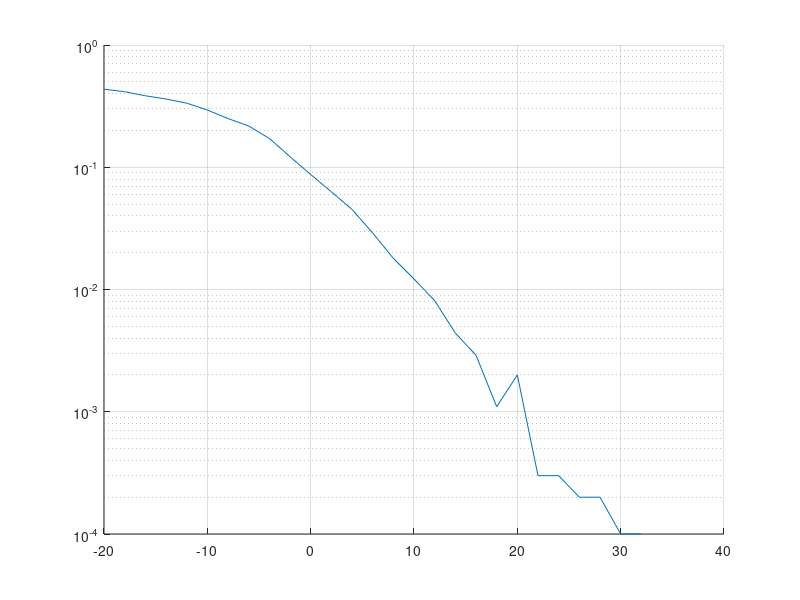

Reproduce this figure in MATLAB.
N=10000; 
snr =-20:2:40;
data=randn(1,N)>=0; 
info = 2*data-1;
time=0:1:N*1-1;
bitstream_transmit=zeros(1,N);
P=2;
for k=1:N
    if(info(k)==1)
        bitstream_transmit(k)=-sqrt(P);
    else
        bitstream_transmit(k)=sqrt(P);
    end
end

%plot(time,data)

error=[]
for i=snr
    h=sqrt(P)*abs(randn(1,N)+j*randn(1,N));
%     norm(h)
%     abs(h)
    snr__ = 10^(i/10);
    std = sqrt(P/snr__);
    n=(std)*randn(1,N);
    channel=bitstream_transmit.*h+n;

    bitstream_received=zeros(1,N);
%     channel=channel./norm(h);
    for k=1:N
        if(channel(k)>=0)
            bitstream_received(k)=0;
        else
            bitstream_received(k)=1;
        end
    end

    hold on
%     plot(time,bitstream_received)


    ber=sum(xor(data,bitstream_received)/N);
    error=[error ber];
end

semilogy(snr,error)
grid on
 error